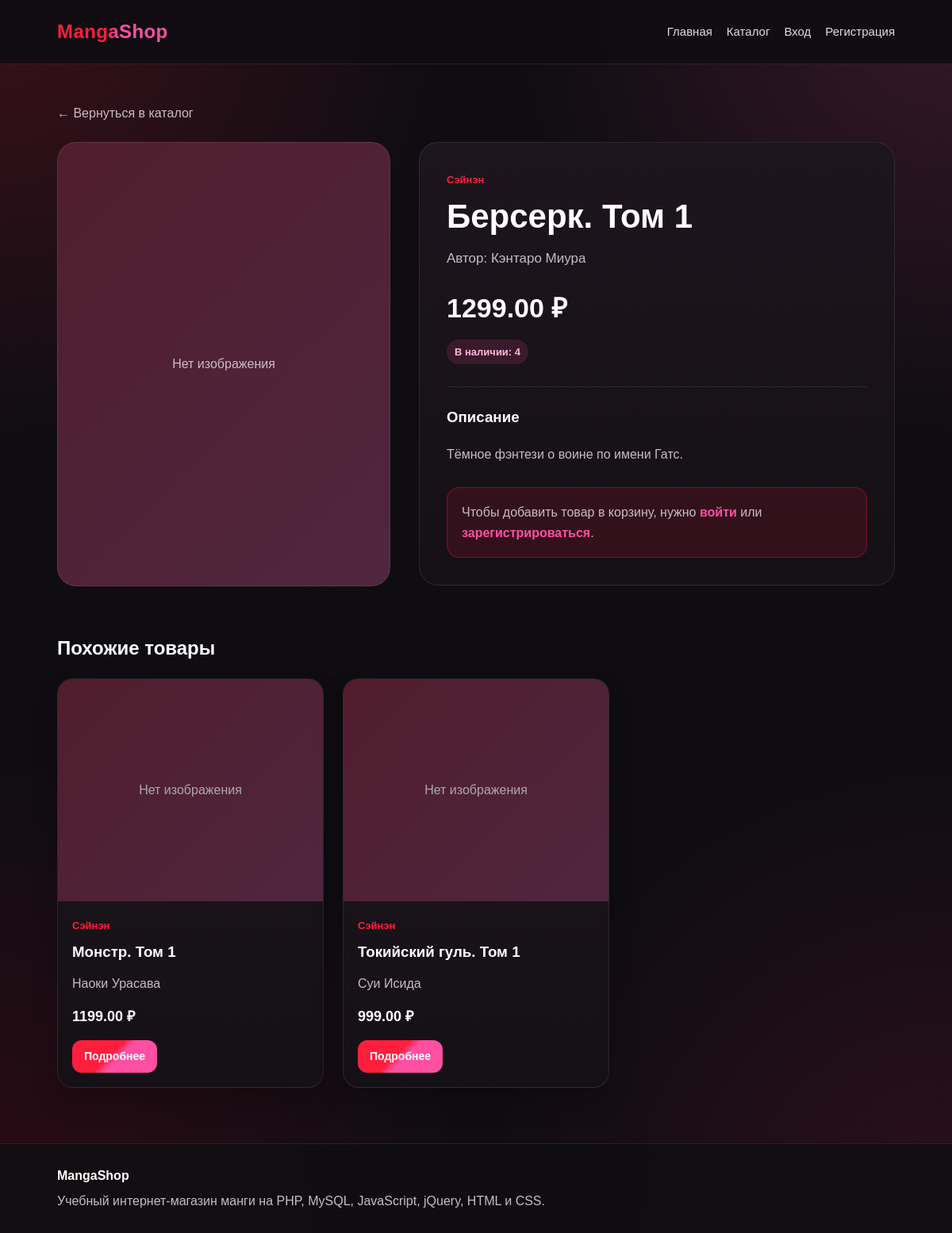
The page /product.php?id=3 on the database as committed earlier.
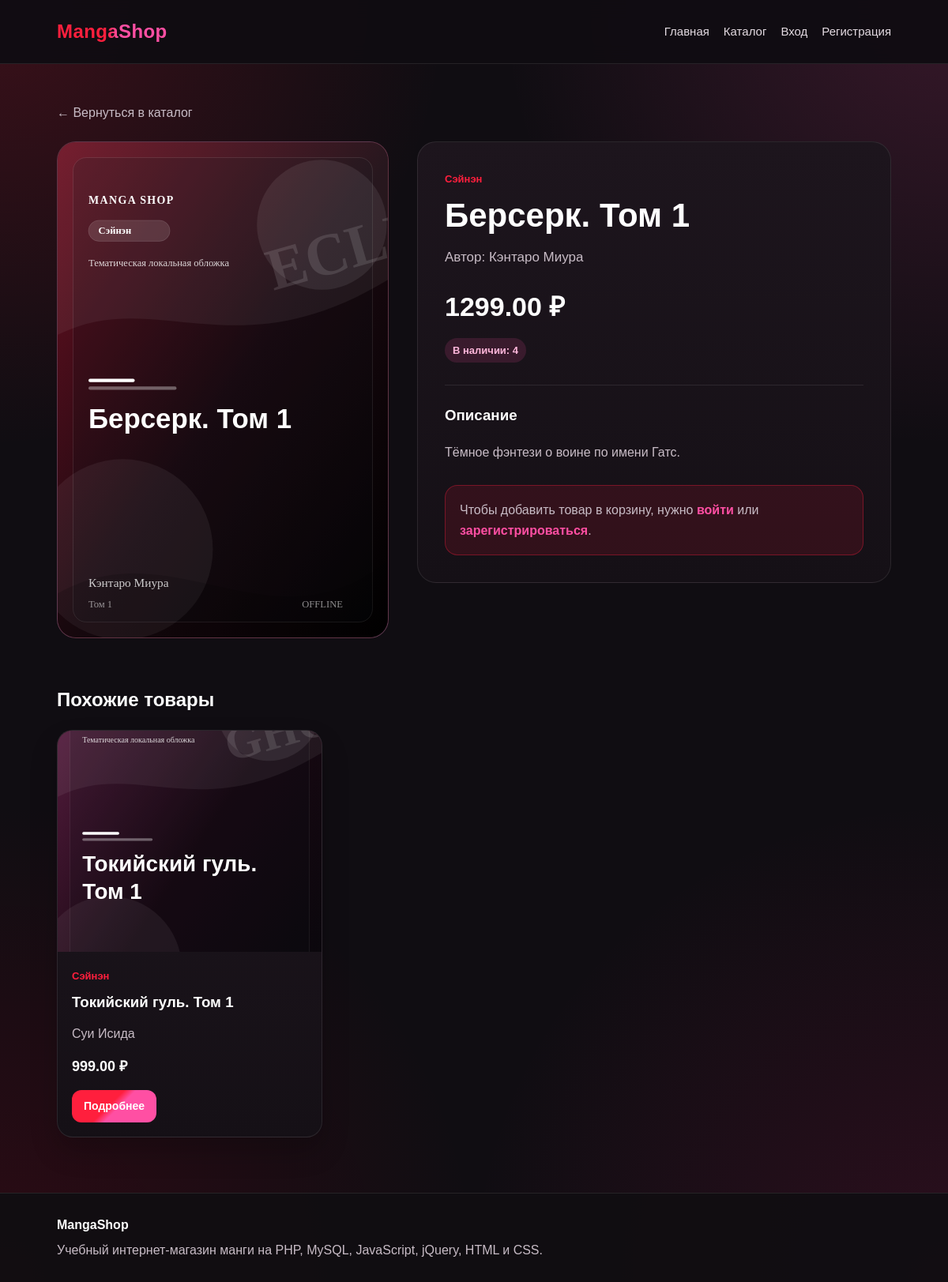
The same page on the database as committed later.
### tables this page shows
CREATE TABLE `products` (
  `id` int(11) NOT NULL,
  `category_id` int(11) NOT NULL,
  `title` varchar(200) NOT NULL,
  `author` varchar(150) DEFAULT NULL,
  `description` text,
  `price` decimal(10,2) NOT NULL,
  `image` varchar(255) DEFAULT NULL,
  `stock` int(11) NOT NULL DEFAULT '0',
  `created_at` timestamp NULL DEFAULT CURRENT_TIMESTAMP
);

CREATE TABLE `categories` (
  `id` int(11) NOT NULL,
  `title` varchar(150) NOT NULL,
  `description` text
);

### includes/auth.php (called while the page is built, shortened)
<?php
function isAuth()
{
    return isset($_SESSION['user']);
}
function e($value)
{
    return htmlspecialchars($value, ENT_QUOTES, 'UTF-8');
}
function product_image_url($filename)
{
    $filename = trim((string)$filename);
    if ($filename === '') {
        return null;
    }
    $path = __DIR__ . '/../uploads/products/' . $filename;
    if (!is_file($path)) {
        return null;
    }
    return '/uploads/products/' . rawurlencode($filename);
}
function getDefaultHeaderLinks()
{
    $links = array(
        array('href' => '/', 'label' => 'Главная'),
        array('href' => '/catalog.php', 'label' => 'Каталог')
    );
    if (isAuth()) {
        if (!isAdmin()) {
            $links[] = array('href' => '/cart.php', 'label' => 'Корзина');
            $links[] = array('href' => '/orders.php', 'label' => 'Мои заказы');
        } else {
            $links[] = array('href' => '/admin/index.php', 'label' => 'Админка');
        }
        $links[] = array('href' => '/logout.php', 'label' => 'Выход');
    } else {
        $links[] = array('href' => '/login.php', 'label' => 'Вход');
        $links[] = array('href' => '/register.php', 'label' => 'Регистрация');
    }
    return $links;
}

### product.php (the view, shortened to what this page needs)
<?php
require_once __DIR__ . '/includes/db.php';
require_once __DIR__ . '/includes/auth.php';
$id = isset($_GET['id']) ? (int)$_GET['id'] : 0;
$stmt = $pdo->prepare("
    SELECT products.*, categories.title AS category_title
    FROM products
    INNER JOIN categories ON products.category_id = categories.id
    WHERE products.id = ?
");
$stmt->execute(array($id));
$product = $stmt->fetch();
$relatedStmt = $pdo->prepare("
    SELECT products.*, categories.title AS category_title
    FROM products
    INNER JOIN categories ON products.category_id = categories.id
    WHERE products.category_id = ? AND products.id != ?
    ORDER BY products.id DESC
    LIMIT 4
");
$relatedStmt->execute(array($product['category_id'], $product['id']));
$relatedProducts = $relatedStmt->fetchAll();
?>
<?php require_once __DIR__ . '/includes/header.php'; ?>
<main class="container">
    <a href="/catalog.php" class="back-link">← Вернуться в каталог</a>
    <section class="product-detail">
        <?php $mainImageUrl = product_image_url($product['image']); ?>
        <div class="product-detail-image">
            <?php if ($mainImageUrl): ?>
                <img src="<?php echo e($mainImageUrl); ?>" alt="<?php echo e($product['title']); ?>">
            <?php else: ?>
                <span>Нет изображения</span>
            <?php endif; ?>
        </div>
        <div class="product-detail-info">
            <span class="category"><?php echo e($product['category_title']); ?></span>
            <h1><?php echo e($product['title']); ?></h1>
            <?php if (!empty($product['author'])): ?>
                <p class="product-author">Автор: <?php echo e($product['author']); ?></p>
            <?php endif; ?>
            <div class="product-price">
                <?php echo e($product['price']); ?> ₽
            </div>
            <?php if ($product['stock'] > 0): ?>
                <span class="badge pink">В наличии: <?php echo (int)$product['stock']; ?></span>
            <?php else: ?>
                <span class="badge red">Нет в наличии</span>
            <?php endif; ?>
            <div class="product-description">
                <h3>Описание</h3>
                <p><?php echo nl2br(e($product['description'])); ?></p>
            </div>
            <?php if (isAuth() && !isAdmin()): ?>
                <?php if ($product['stock'] > 0): ?>
                    <form action="/ajax/add_to_cart.php" method="post" class="add-cart-form">
                        <?php echo csrf_field(); ?>
                        <input type="hidden" name="product_id" value="<?php echo $product['id']; ?>">
                        <div class="form-group quantity-group">
                            <label>Количество</label>
                            <input class="form-control" type="number" name="quantity" value="1" min="1" max="<?php echo (int)$product['stock']; ?>">
                        </div>
                        <button class="btn" type="submit">Добавить в корзину</button>
                    </form>
                <?php endif; ?>
            <?php elseif (!isAuth()): ?>
                <div class="auth-note">
                    Чтобы добавить товар в корзину, нужно
                    <a href="/login.php">войти</a>
                    или
                    <a href="/register.php">зарегистрироваться</a>.
                </div>
            <?php endif; ?>
        </div>
    </section>
    <?php if (count($relatedProducts) > 0): ?>
        <section class="related-section">
            <h2>Похожие товары</h2>
            <div class="product-grid">
                <?php foreach ($relatedProducts as $item): ?>
                    <?php $imageUrl = product_image_url($item['image']); ?>
                    <div class="product-card">
                        <div class="product-image">
                            <?php if ($imageUrl): ?>
                                <img src="<?php echo e($imageUrl); ?>" alt="<?php echo e($item['title']); ?>">
                            <?php else: ?>
                                <span>Нет изображения</span>
                            <?php endif; ?>
                        </div>
                        <div class="product-info">
                            <span class="category"><?php echo e($item['category_title']); ?></span>
                            <h3><?php echo e($item['title']); ?></h3>
                            <p><?php echo e($item['author']); ?></p>
                            <strong><?php echo e($item['price']); ?> ₽</strong>
                            <a href="/product.php?id=<?php echo $item['id']; ?>" class="btn small">Подробнее</a>
                        </div>
                    </div>
                <?php endforeach; ?>
            </div>
        </section>
    <?php endif; ?>
</main>
<?php require_once __DIR__ . '/includes/footer.php'; ?>

### includes/header.php (shortened to what this page needs)
<?php
if (!isset($headerLinks) || !is_array($headerLinks)) {
    $headerLinks = getDefaultHeaderLinks();
}
?>
<!DOCTYPE html>
<html lang="ru">
<head>
    <link rel="stylesheet" href="/assets/css/style.css">
</head>
<body>
<header class="header">
    <a href="/" class="logo">MangaShop</a>
    <nav class="nav">
        <?php foreach ($headerLinks as $link): ?>
            <a href="<?php echo e($link['href']); ?>">
                <?php echo e($link['label']); ?>
            </a>
        <?php endforeach; ?>
    </nav>
</header>

### includes/footer.php
<footer class="site-footer">
    <div>
        <strong>MangaShop</strong>
        <p>Учебный интернет-магазин манги на PHP, MySQL, JavaScript, jQuery, HTML и CSS.</p>
    </div>
</footer>
</body>
</html>

Rows that differ between the two databases and show on the page:
no longer on this page (row edited): products: shows "Нет изображения", category.title "Сэйнэн", title "Монстр. Том 1", author "Наоки Урасава", price "1199.00"
changed products "Берсерк. Том 1": image: picture added
changed products "Токийский гуль. Том 1": image: picture added; no longer shows "Нет изображения"
Other text that changed with them:
text no longer shown: "Нет изображения"
